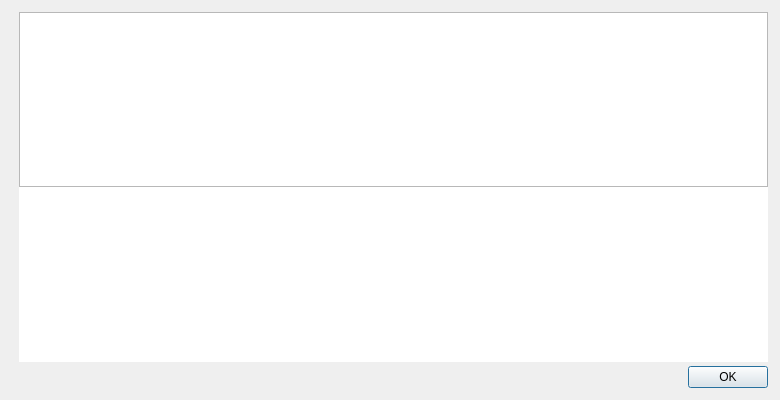
<?xml version="1.0" encoding="UTF-8"?>
<ui version="4.0">
 <class>HelpMessageDialog</class>
 <widget class="QDialog" name="HelpMessageDialog">
  <property name="geometry">
   <rect>
    <x>0</x>
    <y>0</y>
    <width>780</width>
    <height>400</height>
   </rect>
  </property>
  <layout class="QHBoxLayout" name="horizontalLayout_2">
   <property name="spacing">
    <number>0</number>
   </property>
   <property name="leftMargin">
    <number>12</number>
   </property>
   <property name="topMargin">
    <number>12</number>
   </property>
   <property name="rightMargin">
    <number>12</number>
   </property>
   <property name="bottomMargin">
    <number>12</number>
   </property>
   <item>
    <layout class="QVBoxLayout" name="verticalLayoutLogo">
     <property name="leftMargin">
      <number>0</number>
     </property>
     <property name="topMargin">
      <number>4</number>
     </property>
     <property name="rightMargin">
      <number>0</number>
     </property>
     <item>
      <widget class="QLabel" name="aboutLogo">
       <property name="sizePolicy">
        <sizepolicy hsizetype="Preferred" vsizetype="Ignored">
         <horstretch>0</horstretch>
         <verstretch>0</verstretch>
        </sizepolicy>
       </property>
       <property name="maximumSize">
        <size>
         <width>100</width>
         <height>100</height>
        </size>
       </property>
       <property name="pixmap">
        <pixmap resource="../quicksilver.qrc">:/icons/quicksilver</pixmap>
       </property>
       <property name="scaledContents">
        <bool>true</bool>
       </property>
       <property name="alignment">
        <set>Qt::AlignLeading|Qt::AlignLeft|Qt::AlignTop</set>
       </property>
      </widget>
     </item>
    </layout>
   </item>
   <item>
    <layout class="QVBoxLayout" name="verticalLayout">
     <item>
      <widget class="QTextEdit" name="helpMessage">
       <property name="readOnly">
        <bool>true</bool>
       </property>
      </widget>
     </item>
     <item>
      <widget class="QTextBrowser" name="aboutMessage">
       <property name="frameShape"><enum>QFrame::NoFrame</enum></property>
       <property name="openExternalLinks"><bool>true</bool></property>
      </widget>
     </item>
     <item>
      <spacer name="verticalSpacer">
       <property name="orientation">
        <enum>Qt::Vertical</enum>
       </property>
       <property name="sizeType">
        <enum>QSizePolicy::Fixed</enum>
       </property>
       <property name="sizeHint" stdset="0">
        <size>
         <width>4</width>
         <height>4</height>
        </size>
       </property>
      </spacer>
     </item>
     <item>
      <widget class="QDialogButtonBox" name="okButton">
       <property name="orientation">
        <enum>Qt::Horizontal</enum>
       </property>
       <property name="standardButtons">
        <set>QDialogButtonBox::Ok</set>
       </property>
      </widget>
     </item>
    </layout>
   </item>
  </layout>
 </widget>
 <resources>
  <include location="../quicksilver.qrc"/>
 </resources>
 <connections>
  <connection>
   <sender>okButton</sender>
   <signal>accepted()</signal>
   <receiver>HelpMessageDialog</receiver>
   <slot>accept()</slot>
   <hints>
    <hint type="sourcelabel">
     <x>20</x>
     <y>20</y>
    </hint>
    <hint type="destinationlabel">
     <x>20</x>
     <y>20</y>
    </hint>
   </hints>
  </connection>
 </connections>
</ui>
